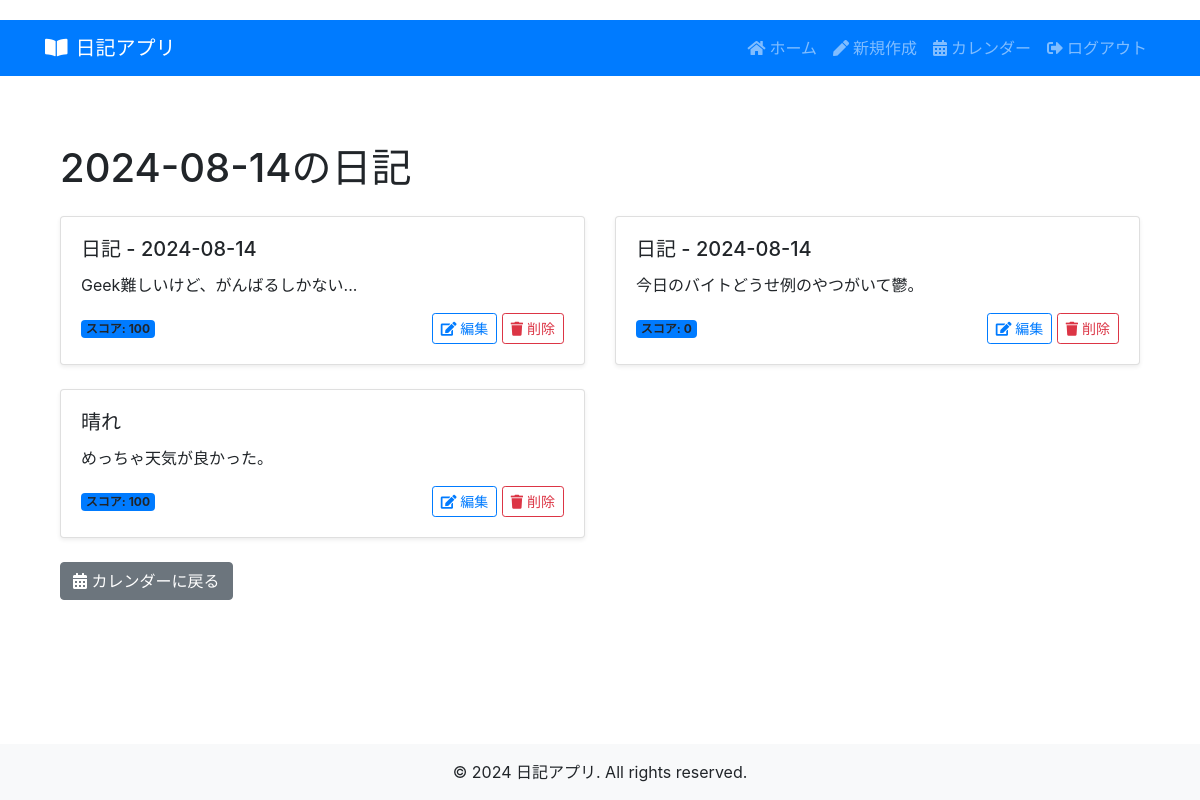
Page /diary/2024-08-14 (signed in) on the committed database.
### tables this page shows
CREATE TABLE diaries
                 (id INTEGER PRIMARY KEY AUTOINCREMENT,
                  user_id INTEGER NOT NULL,
                  title TEXT,
                  content TEXT,
                  sentiment TEXT,
                  score REAL,
                  created_at TIMESTAMP,
                  FOREIGN KEY (user_id) REFERENCES users (id));

### app.py (the view)
@app.route('/diary/<date>')
@login_required
def diary_detail(date):
    diaries = get_all_diaries(session['user_id']).get(date, {'entries': []})
    return render_template('diary_detail.html', date=date, diaries=diaries)

### app.py (called while the page is built)
def login_required(f):
    @wraps(f)
    def decorated_function(*args, **kwargs):
        if 'user_id' not in session:
            flash('ログインが必要です。', 'error')
            return redirect(url_for('login'))
        return f(*args, **kwargs)
    return decorated_function

### database.py (called while the page is built)
def get_all_diaries(user_id):
    conn = sqlite3.connect(DATABASE)
    c = conn.cursor()
    c.execute("""
        SELECT id, title, content, score, DATE(created_at) as date
        FROM diaries
        WHERE user_id = ?
        ORDER BY date DESC, created_at DESC
    """, (user_id,))
    diaries = c.fetchall()
    conn.close()
    processed_diaries = {}
    for id, title, content, score, date in diaries:
        if date not in processed_diaries:
            processed_diaries[date] = {'entries': [], 'avg_score': 0}
        processed_diaries[date]['entries'].append({'id': id, 'title': title or 'No Title', 'content': content, 'score': round(score)})
    for date, data in processed_diaries.items():
        data['avg_score'] = round(sum(entry['score'] for entry in data['entries']) / len(data['entries']))
    return processed_diaries

### templates/diary_detail.html
{% extends "layout.html" %}
{% block content %}
<div class="container my-4">
    <h1 class="mb-4">{{ date }}の日記</h1>
    {% if diaries['entries'] %}
        <div class="row">
            {% for entry in diaries['entries'] %}
                <div class="col-md-6 mb-4">
                    <div class="card h-100 shadow-sm">
                        <div class="card-body">
                            <h5 class="card-title">{{ entry['title'] }}</h5>
                            <p class="card-text">{{ entry['content'] }}</p>
                            <div class="d-flex justify-content-between align-items-center">
                                <span class="badge bg-primary">スコア: {{ entry['score'] }}</span>
                                <div>
                                    <a href="{{ url_for('edit_diary', id=entry['id']) }}" class="btn btn-sm btn-outline-primary">
                                        <i class="fas fa-edit"></i> 編集
                                    </a>
                                    <form action="{{ url_for('delete_diary_route', id=entry['id']) }}" method="post" class="d-inline">
                                        <button type="submit" class="btn btn-sm btn-outline-danger" onclick="return confirm('本当に削除しますか？');">
                                            <i class="fas fa-trash"></i> 削除
                                        </button>
                                    </form>
                                </div>
                            </div>
                        </div>
                    </div>
                </div>
            {% endfor %}
        </div>
    {% else %}
        <div class="alert alert-info" role="alert">
            <i class="fas fa-info-circle"></i> この日の日記はありません。
        </div>
    {% endif %}
    <a href="{{ url_for('diary_calendar') }}" class="btn btn-secondary">
        <i class="fas fa-calendar-alt"></i> カレンダーに戻る
    </a>
</div>
{% endblock %}

### static/css/style.css (style rules this page uses)
body { padding-top: 20px; }

### rows in the picture
diaries: title "日記 - 2024-08-14", content "Geek難しいけど、がんばるしかない...", score "100"
diaries: title "日記 - 2024-08-14", content "今日のバイトどうせ例のやつがいて鬱。", score "0"
diaries: title "晴れ", content "めっちゃ天気が良かった。", score "100"

### other values in the picture
{{ date }} "2024-08-14"
